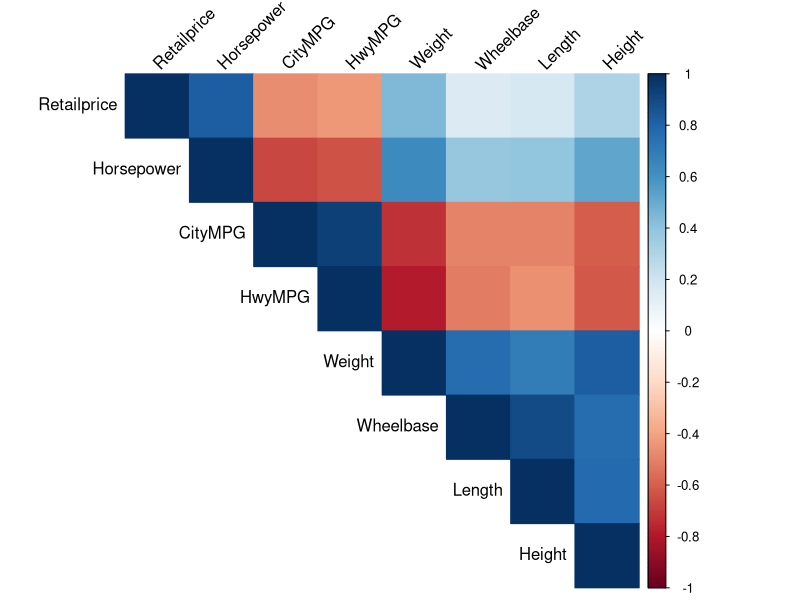

This chart was generated by the following R code: (Note: a time limit stopped this script after it produced the figure.)
## ---- chunk 1
library(tidyverse)
library(dplyr)
library(ggplot2)
library(caret)
library(tidyr)
library(MASS)
library(glmnet)
library(corrplot)
library(mice)
## ---- chunk 2
#load data
data <- read.csv("04cars.csv")

# explore structure of the dataset
summary(data)
str(data)

#convert all categorical and quantitative variables to factor and numeric respectively
data$Pickup <- factor(data$Pickup)
data$Type <- factor(data$Type)
data$Retailprice <- as.numeric(data$Retailprice)
data$Sport <- factor(data$Sport)
data$SUV <- factor(data$SUV)
data$Wagon <- factor(data$Wagon)
data$Minivan <- factor(data$Minivan)
data$Cylinders <- as.numeric(data$Cylinders)
data$Height <- as.numeric(data$Height)
data$Horsepower <- as.numeric(data$Horsepower)
data$CityMPG <- as.numeric(data$CityMPG)
data$HwyMPG <- as.numeric(data$HwyMPG)
data$Weight <- as.numeric(data$Weight)
data$Wheelbase <- as.numeric(data$Wheelbase)
data$Length <- as.numeric(data$Length)
#missing values in the data
sum(is.na(data))
#impute data using mice function
imputation_model <- mice(data, method = "lasso.norm", m = 5, maxit = 5)
# perform imputation
imputed_data <- complete(imputation_model)
sum(is.na(imputed_data))


## ---- chunk 3
#Find high correlations amongst quant variables
correlation <- cor(imputed_data[, c("Retailprice", "Horsepower", "CityMPG", "HwyMPG", "Weight", "Wheelbase", "Length", "Height")])
corrplot(correlation, method = "color", type = "upper", tl.col = "black", tl.srt = 45)
## ---- chunk 4

set.seed(111)
# find the best robust regression model using rlm and 10-fold cross-validation
robust_model <- train(
  Retailprice ~ ., 
  data = imputed_data, 
  method = "rlm", 
  metric = "RMSE",  
  trControl = trainControl(method = "cv", number = 10),
  maxit = 100  # Number of tuning iterations
)

#print best tuning parameter values
print(paste("Best Tuning Parameters intercept:", robust_model$bestTune$intercept))
print(paste("Best Tuning Parameters psi:", robust_model$bestTune$psi))

#print cross-validated performance results
print(min(robust_model$results$RMSE))
## ---- chunk 5

# find the best elastic net model using glmnet and 10-fold cross-validation

#list of lambda and alpha parameters to test
lambda_seq <- 10^seq(-2, 1, length = 100)
alphalist = c(0,.1,.2,.3,.4,.5,.6,.7,.8,.9,1); n.alpha = length(alphalist)
set.seed(111)

elastic_net_model <- train(
  Retailprice ~ .,
  data = imputed_data,
  preProc = c("scale", "center"),
  method = "glmnet",
  metric = "RMSE", 
  trControl = trainControl(method = "cv", number = 10), 
  tuneGrid = expand.grid(alpha=alphalist,lambda=lambda_seq))

#find the lowest RMSE (best model)
min(elastic_net_model$results$RMSE)
#extract best tuning parameters
elastic_net_model$bestTune




## ---- chunk 6
#initialize variables for outer CV loop
n.out = dim(imputed_data)[1]
#define cross validation splits
k.out = 5
#create equal groups
groups = rep(1:k.out, length = n.out)
set.seed(111)
cvgroups = sample(groups, n.out)

#initialize lists to store results
allpredictedCV = rep(NA, n.out) #outer loop
allbestPars = vector("list", k.out) #store best parameters for each fold
allRMSE = numeric(k.out) #store rmse for each fold

for (j in 1:k.out) {
  groupj = (cvgroups == j)
  #define training group set
  traindata = imputed_data[!groupj, ]
  #define validation set
  validdata = imputed_data[groupj, ]
  set.seed(111)
  
  # Robust Regression Model
  robust_model <- train(
    Retailprice ~ .,
    data = traindata,
    method = "rlm",
    metric = "RMSE",
    trControl = trainControl(method = "cv", number = 10),
    maxit = 100
  )
  
  # Elastic Net Model
  lambda_seq <- 10^seq(-2, 1, length = 100)
  alphalist = c(0, 0.1, 0.2, 0.3, 0.4, 0.5, 0.6, 0.7, 0.8, 0.9, 1)
  elastic_net_model <- train(
    Retailprice ~ .,
    data = traindata,
    preProc = c("scale", "center"),
    method = "glmnet",
    metric = "RMSE",
    trControl = trainControl(method = "cv", number = 10),
    tuneGrid = expand.grid(alpha = alphalist, lambda = lambda_seq)
  )
  #Print the best RMSE value for each model every loop
  print(min(robust_model$results$RMSE))
  print(min(elastic_net_model$results$RMSE))
  # check which model has the lowest RMSE and print its bestTune parameters
  if (min(robust_model$results$RMSE) < min(elastic_net_model$results$RMSE)) {
    best_model <- robust_model
    model_type <- "Robust Regression"
  } else {
    best_model <- elastic_net_model
    model_type <- "Elastic Net"
  }
  
  #Store best model tuning parameters for this fold
  allbestPars[[j]] <- best_model$bestTune
  print(paste("Fold", j, "- Winning Model Type:", model_type))

  #Use best model to predict on the hold-out test set from the outer fold
  test_predictions <- predict(best_model, newdata = validdata)

  #Store predictions in allpredictedCV vector
  allpredictedCV[groupj] <- test_predictions

  #Calculate and store RMSE for the predictions on the outer fold test set
  rmse_outer <- sqrt(mean((validdata$Retailprice - test_predictions)^2))
  allRMSE[j] <- rmse_outer
  print(paste("Fold", j, "- Outer RMSE:", rmse_outer))
  
}

#Print the overall RMSE and the other metrics
overall_rmse <- sqrt(mean((imputed_data$Retailprice - allpredictedCV)^2))
print(paste("Overall RMSE from Double CV:", overall_rmse))
## ---- chunk 7
# Plot actual vs predicted values
ggplot(data.frame(Actual = imputed_data$Retailprice, Predicted = allpredictedCV), aes(x = Actual, y = Predicted)) +
  geom_point(color = "blue", size = 3) +
  geom_abline(slope = 1, intercept = 0, color = "red", linetype = "dashed") +
  labs(title = "Actual vs Predicted Retail Prices", x = "Actual Retail Price", y = "Predicted Retail Price") +
  theme_minimal()

## ---- chunk 8
#fit the winning model(elastic net) with best alpha
set.seed(111)
model_final = train(Retailprice ~., data = imputed_data, method = "glmnet", preProc = c("scale", "center"), tuneGrid = expand.grid(alpha = 0, lambda = lambda_seq))
#get predicted values from the best model
predicted = predict(model_final, newdata = validdata)

#add predicted values to validdata
predictedvactual <- cbind(predicted, validdata)
## ---- chunk 9
#set x and y for glmnet
x = model.matrix(Retailprice~.,data=imputed_data)[,-1]
y = imputed_data$Retailprice
#scale x and y
scaled_x = scale(x)
scaled_y = scale(y)
#create final best model
model_elastic = glmnet(scaled_x, scaled_y, alpha = 0.1, lambda = lambda_seq)
#examine coefficients, decrease lambda value to find top two predictors
coef(model_elastic, s = 6)
## ---- chunk 10
#calculate R^2 for best model elastic net
ss_total <- sum((validdata$Retailprice - mean(validdata$Retailprice))^2)
ss_residual <- sum((validdata$Retailprice - predicted)^2)
rsquared <- 1 - (ss_residual / ss_total)
print(paste("R-squared:", rsquared))
#the amount of variance that can be predicted by the model is 78%
## ---- chunk 11
# Calculate RMSE of the best model
rmse <- sqrt(mean((predicted - validdata$Retailprice)^2))
print(paste("RMSE:", rmse))
#the RMSE for optimized elastic net model is 8539
## ---- chunk 12
#explore best robust regression model to compare to elastic net model
robust_model_final <- train(
    Retailprice ~ .,
    data = traindata,
    method = "rlm",
    metric = "RMSE",
    trControl = trainControl(method = "cv", number = 10),
    maxit = 100)
#extract robust regression predictions
predicted_robust = predict(robust_model_final, newdata = validdata)
#crate new dataset with predicted robust data
predicted_robust_data <- cbind(predicted_robust, validdata)
## ---- chunk 13
#Calculate RMSE for robust regression model
rmse <- sqrt(mean((predicted_robust - validdata$Retailprice)^2))
print(paste("RMSE:", rmse))
#the RMSE for optimal robust regression model is 8935
## ---- chunk 14
#Find R^2 value for robust regression model
ss_total2 <- sum((validdata$Retailprice - mean(validdata$Retailprice))^2)
ss_residual2 <- sum((validdata$Retailprice - predicted_robust)^2)
rsquared2 <- 1 - (ss_residual2 / ss_total2)
print(paste("R-squared:", rsquared2))
#the amount of variance that can be predicted by the model is 76%
## ---- chunk 15

# Create a scatter plot with Horsepower on the x-axis and Predicted Retail Price on the y-axis
ggplot(predictedvactual, aes(x = Horsepower, y = predicted)) +
  geom_point(size = 3, color = "blue") +
  labs(x = "Horsepower", y = "Predicted Retail Price") +
  ggtitle("Relationship between Horsepower and Predicted Retail Price") +
  theme_minimal()
#almost perfectly linear relationship
## ---- chunk 16
# Create a scatter plot with Predicted Retail Price on the y-axis and Cylinders on the x-axis
ggplot(predictedvactual, aes(x = Cylinders, y = predicted)) +
  geom_point(size = 3, color = "purple") +
  labs(x = "Cylinders", y = "Predicted Retail Price") +
  ggtitle("Relationship between Cylinders and Predicted Retail Price") +
  theme_minimal()
#linear relationship
## ---- chunk 17
#Create scatterplot of Actual Retail Price values on the x axis and Predicted Retail on y axis
ggplot(predictedvactual, aes(x = Retailprice, y = predicted)) +
  geom_point(size = 3, color = "green") +
  labs(x = "Actual Retail Price", y = "Predicted Retail Price") +
  ggtitle("Relationship between Actual and Predicted Retail Price") +
  theme_minimal()
## ---- chunk 18
#Create qqplot of predicted values from best model
qqnorm(predicted)
qqline(predicted, col = 2)
## ---- chunk 19
#Create histogram of actual v predicted values from robust regression
ggplot(predicted_robust_data, aes(x = predicted_robust, y = Retailprice)) +
  geom_point(size = 3, color = "red") +
  labs(x = "Actual Retail Price", y = "Predicted Retail Price") +
  ggtitle("Relationship between Actual and Predicted Retail Price") +
  theme_minimal()
#looks very similar to elastic net predictions
## ---- chunk 20
#Create qqplot of predicted values from robust regression model
qqnorm(predicted_robust)
qqline(predicted_robust, col = 2)
